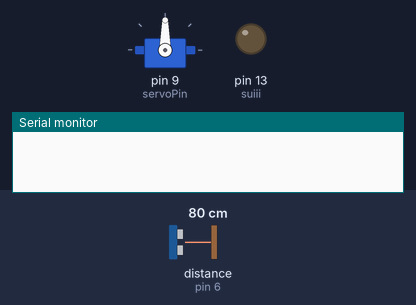
Recording of a sketch running on a simulated Arduino Uno, built with avr-gcc and run on an emulated ATmega328P. Parts: servo, output pins drawn as LEDs (lit = HIGH), the last lines printed to the serial monitor. The test bench sets the inputs (shaded band); at power-on: distance to the obstacle (sensor on pin 6) 80 cm. The echo pulse lasts 58.3 µs per cm; pins used as bus, display or sensor lines are not drawn.

Above: at 0.1 s.
At 19.5 s:
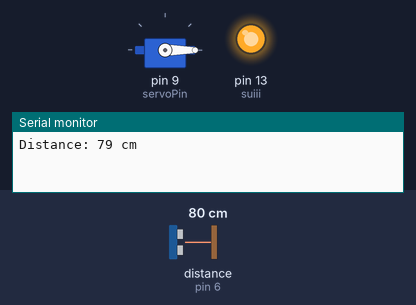
Timing chart, 0 to 21.0 s (numbered marks = the images above):
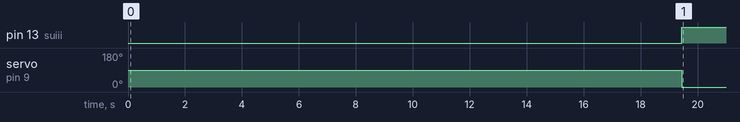

The sketch:

s.fair.ino
```cpp
//By:Shayan Sarker
#include <Servo.h>
#include <Wire.h>
#include <LiquidCrystal_I2C.h>


LiquidCrystal_I2C lcd(0x27, 16, 2);

const int trigPin = 5;
const int echoPin = 6;

const int suiii = 13;

const int servoPin = 9;

Servo myServo;

void setup() {
    pinMode(suiii, OUTPUT);
  lcd.backlight();
  Serial.begin(9600);
  pinMode(trigPin, OUTPUT);
  pinMode(echoPin, INPUT);
  myServo.attach(servoPin);
}

void loop() {


    static const char staticText[] = "No People DYING";
  static char scrollingText[] = "By: Shayan, Nawaf, Rafid, Raufur";


  lcd.setCursor(0, 0);
  lcd.print(staticText);


  for (int i = 0; i < strlen(scrollingText) + 16; i++) {
    lcd.setCursor(max(0, 15 - i), 1);
    lcd.print(scrollingText + max(0, i - 16));
    delay(400);
    lcd.clear();
    lcd.setCursor(0, 0);
    lcd.print(staticText);
  }

  long duration, distance;
  digitalWrite(suiii, HIGH);

  digitalWrite(trigPin, LOW);
  delayMicroseconds(2);
  digitalWrite(trigPin, HIGH);
  delayMicroseconds(10);
  digitalWrite(trigPin, LOW);


  duration = pulseIn(echoPin, HIGH);


  distance = duration * 0.034 / 2;


  Serial.print("Distance: ");
  Serial.print(distance);
  Serial.println(" cm");


  if (distance < 20) {

    myServo.write(90);
  } else {

    myServo.write(0);
  }

  delay(1000);
}
//By:Shayan Sarker
```

Measured:
- by itself, pin 13 (suiii): LOW → HIGH at 19.4 s
- by itself, servo on pin 9 (servoPin): 90° → 0° at 19.4 s
